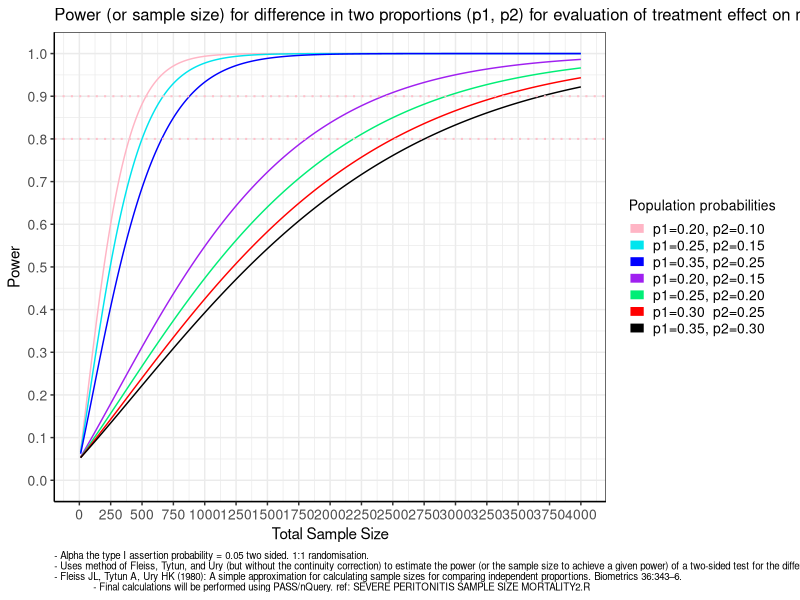
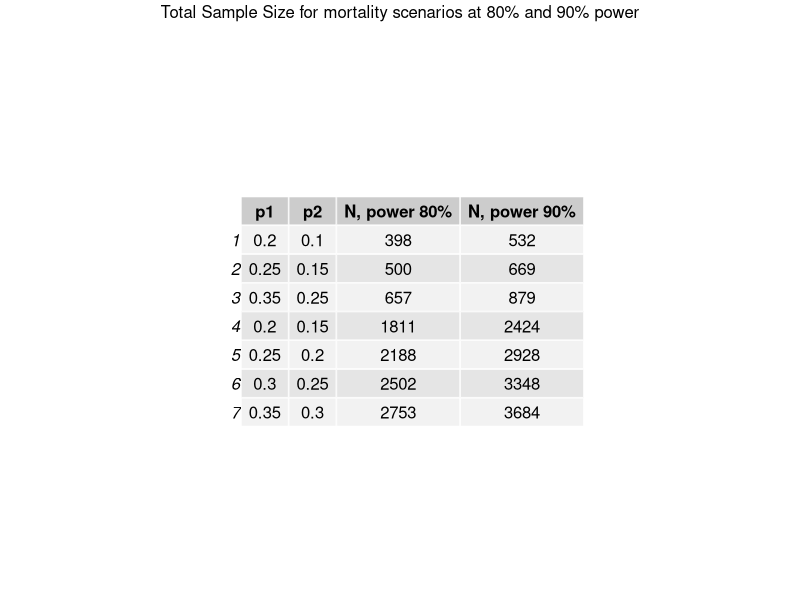

Recreate these plots in R, in order.
# Eamonn extended proportions plot to show sample sizes needed for small differences 20Feb2024

# proportions ----------------------------------------------------------------------------
#https://www.r-bloggers.com/2009/02/r-good-practice-%e2%80%93-adding-footnotes-to-graphics/
rm(list=ls())
library(rms)
library(ggplot2)
library(grid)

## this version has 0.3 v 0.25 added at customer request


makeFootnote <- function(footnoteText=
                           format(Sys.time(), "%d %b %Y"),
                         size= .7, color= grey(.5))
{
  require(grid)
  pushViewport(viewport())
  grid.text(label= footnoteText ,
            x = unit(1,"npc") - unit(2, "mm"),
            y= unit(2, "mm"),
            just=c("right", "bottom"),
            gp=gpar(cex= size, col=color))
  popViewport()
}


makeFootnoteL <- function(footnoteText=
                            format(Sys.time(), "%d %b %Y"),
                          size= .7, color= grey(.5))
{
  require(grid)
  pushViewport(viewport())
  grid.text(label= footnoteText ,
            x = unit(1,"npc") - unit(250, "mm"),
            y= unit(2, "mm"),
            just=c("left", "bottom"),
            gp=gpar(cex= size, col=color))
  popViewport()
}





# Define the parameters of the power calculation
alpha <- 0.05

#ration <- 1/3

# Calculate the power for a range of sample sizes
sample_sizes <- seq(10, 4000, by = 10)
power_values_1 <- bpower(n = sample_sizes, p1 = .2, p2 = .15, alpha = alpha)
power_values_2 <- bpower(n = sample_sizes, p1 = .2, p2 = .10, alpha = alpha)

power_values_5 <- bpower(n = sample_sizes, p1 = .25, p2 = .20, alpha = alpha)
power_values_6 <- bpower(n = sample_sizes, p1 = .25, p2 = .15, alpha = alpha)

power_values_3 <- bpower(n = sample_sizes, p1 = .35, p2 = .30, alpha = alpha)
power_values_4 <- bpower(n = sample_sizes, p1 = .35, p2 = .25,  alpha = alpha)

power_values_5b <- bpower(n = sample_sizes, p1 = .30, p2 = .25,  alpha = alpha)

# Create a data frame containing the sample sizes and power values
power_df <- data.frame(sample_size = sample_sizes, 
                       power_1 = power_values_1, 
                       power_2 = power_values_2,
                       power_3 = power_values_3, 
                       power_4 = power_values_4,
                       power_5 = power_values_5, 
                       power_5b = power_values_5b, 
                       power_6 = power_values_6
)
 


 

x <- reshape2::melt(power_df, id.vars="sample_size")
 
x$variable <- as.character(x$variable)

x$variable[x$variable == "power_1"] <- "p1=0.20, p2=0.15"
x$variable[x$variable == "power_2"] <- "p1=0.20, p2=0.10"
x$variable[x$variable == "power_3"] <- "p1=0.35, p2=0.30"
x$variable[x$variable == "power_4"] <- "p1=0.35, p2=0.25"
x$variable[x$variable == "power_5"] <- "p1=0.25, p2=0.20" 
x$variable[x$variable == "power_5b"]<- "p1=0.30  p2=0.25"
x$variable[x$variable == "power_6"] <- "p1=0.25, p2=0.15" 
  

legend_ord <- c("p1=0.20, p2=0.10",
                "p1=0.25, p2=0.15",
                "p1=0.35, p2=0.25",
                "p1=0.20, p2=0.15",
                "p1=0.25, p2=0.20",
                "p1=0.30  p2=0.25",
                "p1=0.35, p2=0.30"
)

 
all <-ggplot(x, aes(x = sample_size, y = value, #linetype=ratio,
                    #group = interaction(ratio, variable),
                    group = variable ,
                    colour = variable)) +
  geom_line() +
   
  scale_color_manual(breaks=legend_ord, values= c(
    
    "p1=0.20, p2=0.10" ="pink1", 
    "p1=0.25, p2=0.15" ="turquoise2",
    "p1=0.35, p2=0.30" ="black",
    "p1=0.20, p2=0.15" ="purple",
    "p1=0.25, p2=0.20" ="springgreen2",      
    "p1=0.30  p2=0.25" ="red", 
    "p1=0.35, p2=0.25" ="blue" 
    
    
  )) + 
  
   
 
  scale_y_continuous(breaks = seq(0, 1, by = 0.1),  limits = c(0,1)) +
  scale_x_continuous(breaks = seq(0,4000,250), limits = c(0,4000)) +
  theme_bw() +
  #  theme(legend.position="none") +
  theme( 
    plot.title=element_text(size = 12), plot.margin = unit(c(5.5,12,5.5,5.5), "pt"),
    legend.text=element_text(size=10),
    legend.title=element_text(size=10),
    legend.position="right",
    
    legend.key.size = unit(12, "pt"),  # legend horizontal bar length
    
    axis.text.x  = element_text(size=10),
    axis.text.y  = element_text(size=10),
    axis.line.x = element_line(color="black"),
    axis.line.y = element_line(color="black"),
    plot.caption=element_text(hjust = 0, size = 7),
    strip.text.x = element_text(size = 16, colour = "black", angle = 0),
    axis.title.y = element_text(size = rel(1), angle = 90),
    axis.title.x = element_text(size = rel(1), angle = 0 ),
    
    
    strip.background = element_rect(colour = "black", fill = "white"),
    panel.background = element_rect(fill = 'white', colour = 'white'),
    plot.background = element_rect(fill = 'white', colour = 'white')
  ) +
  
  geom_hline(yintercept=c(.8,.9), linetype="dotted", 
             color = "pink", linewidth=.7, alpha =1) +
  
  
  labs(y="Power", x = 'Total Sample Size', color = "Population probabilities", linetype="Ratio p1:p2" )+
  labs(caption = paste("- Alpha the type I assertion probability = 0.05 two sided. 1:1 randomisation.\n- Uses method of Fleiss, Tytun, and Ury (but without the continuity correction) to estimate the power (or the sample size to achieve a given power) of a two-sided test for the difference in two proportions. \n- Fleiss JL, Tytun A, Ury HK (1980): A simple approximation for calculating sample sizes for comparing independent proportions. Biometrics 36:343–6.\n             - Final calculations will be performed using PASS/nQuery. ref: SEVERE PERITONITIS SAMPLE SIZE MORTALITY2.R" )) +
  ggtitle(paste0("Power (or sample size) for difference in two proportions (p1, p2) for evaluation of treatment effect on mortality rate.") ) 


#https://stackoverflow.com/questions/15059093/ggplot2-adjust-the-symbol-size-in-legends
all <- all + guides(color = guide_legend(override.aes = list(linewidth = 3 )))

all



pdf("Mortality reduction proportions2.pdf", width=10, height=6) # open an appropriate graphics device
print(all)
makeFootnote(paste(Sys.Date() )) 
makeFootnoteL("Page 1 of 2") 
dev.off()
 
#----------------------------------------------------------------------------------------------------
##prepare a table of power and N
 
y<- x<- matrix(NA, 7,4)

p1 <- c(0.2,0.25, 0.35, 0.2, 0.25, 0.3,0.35)
p2 <- c(0.1,0.15, 0.25, 0.15, 0.2, 0.25,0.30)


for (i in 1:length(p1)) {
  
  pow<- 0.8
  
  r <- bsamsize(p1=p1[i], p2=p2[i], fraction=.5, alpha=.05, power=0.8)
  
  x[i,1] <- p1[i] 
  x[i,2] <- p2[i]
  x[i,4] <- ceiling(sum(r))
  x[i,3] <- 0.8
  
  r <- bsamsize(p1=p1[i], p2=p2[i], fraction=.5, alpha=.05, power=0.9)
  
  y[i,1] <- p1[i] 
  y[i,2] <- p2[i]
  y[i,4] <- ceiling(sum(r))
  y[i,3] <- 0.9
  
}

res <-as.data.frame(rbind(x,y))
names(res) <- c("p1","p2","power", "Total sample size")
 
A <- res[res$power == 0.8,]
B <- res[res$power == 0.9,]

names(A) <- c("p1", "p2", "power", "N, power 80%")
A$power <- NULL
names(B) <- c("p1", "p2", "power", "N, power 90%")
B$power <- NULL
 
# maintains order
res <- plyr::join(A,B)



require(gridExtra)
tab <- tableGrob(res)

tab <- grid.arrange(top="Total Sample Size for mortality scenarios at 80% and 90% power", tableGrob(res))

pdf("power table.pdf", width=10, height=6)
grid.arrange(tab)
makeFootnote(paste(Sys.Date() )) 
makeFootnoteL("Page 2 of 2") 
dev.off()


# 
qpdf::pdf_combine(input = c("Mortality reduction proportions2.pdf" ,
                          "power table.pdf"),
                    output = "20240229_Power_sample_size_request.pdf")  
# 


g <- all + annotation_custom(tableGrob(res, rows=NULL,
                                        theme = ttheme_default(base_size = 8)), 
xmin=2500, xmax=4000, ymin=0, ymax=0.4)


#----------------------------------------------------------------------------------------------------


pdf("test.pdf", width=10, height=6) # open an appropriate graphics device
print(g)
makeFootnote(paste(Sys.Date() )) 
makeFootnoteL("Page 1 of 2") 
dev.off()


g <-   ttheme_default(base_size = 8,
                                      core=list(
                                        fg_params = list(col = c("black","black","white",
                                                                 "white","black","white","white")),
                                      
                                        bg_params = 
                                  list(fill=c("pink1","turquoise2","blue"
                                              ,"purple","springgreen2",      
                                              "red","black"  ))
                                      )
                                      
                                      )

all2 <- all + theme(legend.position = "none")

gg <- all2+ annotation_custom(tableGrob(res, rows=NULL,
                                      theme = g), 
                            xmin=2750, xmax=4250, ymin=0, ymax=0.4)

pdf("test.pdf", width=10, height=6) # open an appropriate graphics device
print(gg)
makeFootnote(paste(Sys.Date() )) 
makeFootnoteL("Page 1 of 2") 
dev.off()
                    
#----------------------------------------------------------------------------------------------------

                    
                    
# 
# 
# #-survival--------------------------------------------------------------------------------
# 
# require(survival)
# 
# # just dealing with events
# 
# 
# n<-400
# 
# # just need this
# A <- gsDesign::nEvents(hr = .5, n = seq(10,n, 1 ), tbl = TRUE , alpha=.05, sided =2)
# B <- gsDesign::nEvents(hr = .7, n = seq(10,n, 1 ), tbl = TRUE , alpha=.05, sided =2)
# 
# # 1:2 ratio
# C <- gsDesign::nEvents(hr = .5, n = seq(10,n, 1 ), tbl = TRUE , alpha=.05, sided =2, ratio =2)
# D <- gsDesign::nEvents(hr = .7, n = seq(10,n, 1 ), tbl = TRUE , alpha=.05, sided =2, ratio =2)
# 
# 
# x <- rbind(A,B,C,D)
# x$ratio <- factor(x$ratio)
# x$hr <- factor(x$hr)
# 
# all <-ggplot(x, aes(x = n, y = Power, linetype=ratio,
#                     group = interaction(ratio, hr),
#                     colour = hr)) +
#   geom_line() +
#   scale_color_manual(labels = c("HR=0.5\n(50% reduction)", "HR=0.7\n(30% reduction)"
#                                 
#   ), values = c("red", "green", "blue", "purple")) +
#   
#   scale_linetype_manual(values=c("solid",   "dashed")) +
#   
#   scale_y_continuous(breaks = seq(0, 1, by = 0.1),  limits = c(0,1)) +
#   scale_x_continuous(breaks = seq(0,n,50), limits = c(0,n)) +
#   theme_bw() +
#   #  theme(legend.position="none") +
#   theme( 
#     plot.title=element_text(size = 12), plot.margin = unit(c(5.5,12,5.5,5.5), "pt"),
#     legend.text=element_text(size=10),
#     legend.title=element_text(size=10),
#     legend.position="right",
#     
#     legend.key.size = unit(12, "pt"),  # legend horizontal bar length
#     
#     
#     axis.text.x  = element_text(size=10),
#     axis.text.y  = element_text(size=10),
#     axis.line.x = element_line(color="black"),
#     axis.line.y = element_line(color="black"),
#     plot.caption=element_text(hjust = 0, size = 7),
#     strip.text.x = element_text(size = 16, colour = "black", angle = 0),
#     axis.title.y = element_text(size = rel(1), angle = 90),
#     axis.title.x = element_text(size = rel(1), angle = 0 ),
#     
#     
#     strip.background = element_rect(colour = "black", fill = "white"),
#     panel.background = element_rect(fill = 'white', colour = 'white'),
#     plot.background = element_rect(fill = 'white', colour = 'white')
#   ) +
#   
#   
#   labs(y="Power", x = 'Total Number of events', color = "Hazard ratio", linetype="Ratio" )+
#   #labs(caption = "- Alpha the type I assertion probability = 0.05, (note total number of patients requires information on accrual and total follow up times) \n- Uses method of Schoenfeld two-sided test for the ratio of two hazards. \n- Schoenfeld DA. Sample-size formula for the proportional-hazards regression model. Biometrics 1983;39:499-503.\n- Ratio of experimental to control sample size where 'experimental' is the same as the group with hazard represented in the numerator of the hazard ratio  ") +
#   labs(caption = paste("- Alpha the type I assertion probability = 0.05 two sided, (total number of patients requires information on accrual and total follow up times). Ratio 2 pertains to larger sample in experimental arm \n- Uses method of Schoenfeld two-sided test for the ratio of two hazards. Assuming exponential hazards.\n- Schoenfeld DA. Sample-size formula for the proportional-hazards regression model. Biometrics 1983;39:499-503.\n" )) +
#   
#   ggtitle(paste0("Endpoint option 2. Power (or number of events) for hazard ratio, for the evaluation of LOS in ICU \n(baseline ICU of 8 days and the evaluation of 50% and 30% reduction in LOS)") ) 
# 
# 
# #https://stackoverflow.com/questions/15059093/ggplot2-adjust-the-symbol-size-in-legends
# all <- all + guides(color = guide_legend(override.aes = list(linewidth = 3 )))
# 
# all
# 
# 
# pdf("Endpoint option 2 ICU LOS based on time to event approach.pdf", width=10, height=6) # open an appropriate graphics device
# print(all)
# makeFootnote(paste(Sys.Date() )) 
# makeFootnoteL("Page 2 of 3") 
# dev.off()
# 
# 
# 
# 
# 
# 
# 
# 
# 
# 
# 
# #-----------------------------------MEANS
# #background, where I get SD from
# 
# # from paper
# p2 <- c( rep(43*.5/352, 2),  rep(77*.5/352, 2)  , rep(89*.5/352, 2)  , rep(65*.5/352, 2)  , rep(33*.5/352, 2) ,
#          rep(24*.5/352, 2) , rep(21*(1/13)/352, 13)   )
# 
# X <- rep(0 : 24, 352 * p2)
# c(mean=mean(X), median=median(X)) # mean is lower than 8
# sd(X)
# #------------------------------------------------------------------
# 
# #using harrel code pomodm, transform to higher baseline mean in keeping with request
# 
# ip <- function(ep) {
#   p <- c(-diff(ep), ep[length(ep)])
#   if (abs(sum(p) - 1) > 1e-07) 
#     stop("logic error")
#   p
# }
# 
# cp <- function(p) c(1, 1 - cumsum(p)[-length(p)])
# 
# pmod <- function(p, or) {
#   ep <- cp(p)
#   ep <- plogis(qlogis(ep) + log(or))
#   ip(ep)
# }
# 
# # new baseline mean 8, px
# px <- pmod(p2, or=2.7269)  # new baseline
# X <- rep(0 : 24, 100000 * px)
# c(mean=mean(X), median=median(X))
# sd(X)
# 
# #-----------start
# n= seq(3,75, 1)
# 
# sdx <- sd(X)
# 
# res = matrix(NA, length(n), 5)
# 
# sofamean2 <- function(u0, u1, sd, ratio=1){
#   
#   for (i in 1: length(n)) {
#     
#     zz <- MESS::power_t_test(n=n[i], sd=sd, power=NULL, ratio=ratio, sd.ratio=1, delta=u0-u1)
#     
#     res[i,] <- c( u0, u1 , round(zz$power,3), zz$n[1], zz$n[2])
#     
#   }
#   
#   
#   res <- data.frame(res)
#   names(res) <- c( "u0", "u1","power" , "n1", "n2")
#   return(res)
#   
#   
# }
# 
# A <-  sofamean2(u0=5, u1=8, sd=sdx,  ratio=1)
# B <-  sofamean2(u0=4, u1=8, sd=sdx,  ratio=1)
# C <-  sofamean2(u0=3, u1=8, sd=sdx,  ratio=1)
# D <-  sofamean2(u0=5, u1=8, sd=sdx,  ratio=2)
# E <-  sofamean2(u0=4, u1=8, sd=sdx,  ratio=2)
# F <-  sofamean2(u0=3, u1=8, sd=sdx,  ratio=2)
# 
# 
# 
# res <- rbind(A, B , C, D, E, F) 
# 
# 
# #----------------------------------------------------------------------------------
# 
# # mean(rep(0 : 24, 100000 * pmod(px, or=c(OR))))
# 
# x <- res
# 
# x$ratio <- ifelse(is.na(res$n2), "1:1","2:1")
# 
# x$n2 <- ifelse(is.na(x$n2), x$n1, x$n2)
# 
# 
# x$n <- rowSums( cbind (x$n1 ,x$n2), na.rm=TRUE)
# 
# 
# x$ratio <- factor(x$ratio)
# x$OR <- factor(paste(x$u0, "->",x$u1))
# 
# 
# all <-ggplot(x, aes(x = n, y = power, linetype=ratio,
#                     group = interaction(ratio, OR),
#                     colour = OR)) +
#   geom_line() +
#   scale_color_manual(labels = c("Mean SOFA 8->3", "Mean SOFA 8->4", "Mean SOFA 8->5"
#                                 
#                                 
#   ), values = c("red", "green", "blue")) +
#   
#   scale_linetype_manual(values=c("solid",   "dashed")) +
#   
#   
#   #  geom_vline(xintercept = seq(0, 700, by = 50),  col = "gray", linetype = "solid",  linewidth = .25) +
#   #   geom_hline(yintercept = seq(0, 1, by = 0.1), col = "gray", linetype = "solid",  linewidth = .25) +
#   
#   scale_y_continuous(breaks = seq(0, 1, by = 0.1),  limits = c(0,1)) +
#   scale_x_continuous(breaks = seq(0,150,10), limits = c(0,150)) +
#   theme_bw() +
#   #  theme(legend.position="none") +
#   theme( 
#     plot.title=element_text(size = 12), plot.margin = unit(c(5.5,12,5.5,5.5), "pt"),
#     legend.text=element_text(size=10),
#     legend.title=element_text(size=10),
#     legend.position="right",
#     
#     legend.key.size = unit(12, "pt"),  # legend horizontal bar length
#     # legend.key.height = unit(0.1, "mm"),
#     
#     
#     
#     #  legend.key.width = unit(5, "pt"),
#     #legend.title = element_text(size = 16),
#     #legend.text = element_text(size = 12),
#     # legend.key.size = unit(.2, "cm"),
#     
#     
#     
#     axis.text.x  = element_text(size=10),
#     axis.text.y  = element_text(size=10),
#     axis.line.x = element_line(color="black"),
#     axis.line.y = element_line(color="black"),
#     plot.caption=element_text(hjust = 0, size = 7),
#     strip.text.x = element_text(size = 16, colour = "black", angle = 0),
#     axis.title.y = element_text(size = rel(1), angle = 90),
#     axis.title.x = element_text(size = rel(1), angle = 0 ),
#     # panel.grid.major.x = element_line(color = "grey80", linetype="dotted", linewidth = 1),
#     # panel.grid.major.y = element_line(color = "grey80", linetype="dotted", linewidth = 1),
#     # strip.background = element_rect(colour = "black", fill = "#ececf0"),
#     # panel.background = element_rect(fill = '#ececf0', colour = '#ececf0'),
#     # plot.background = element_rect(fill = '#ececf0', colour = '#ececf0')
#     
#     strip.background = element_rect(colour = "black", fill = "white"),
#     panel.background = element_rect(fill = 'white', colour = 'white'),
#     plot.background = element_rect(fill = 'white', colour = 'white')
#   ) +
#   # geom_hline(yintercept=1,  coloaur="#008000", linetype="solid") +
#   
#   # labs(y="Power", x = 'Total Sample Size', color = "Population probabilities") +  
#   
#   labs(y="Power", x = 'Total sample size', color = "Total sample size", linetype="Ratio p1:p2" )+
#   labs(caption = paste("- Alpha the type I assertion probability = 0.05 two sided. Ratio 2:1 pertains to larger sample in experimental arm\n- SD and mean informed from, SOFA baseline distribution Fig 1a JAMA 10 Oct 2001 Vol 286,14 'Serial Evaluation of the SOFA Score...'\n- The SOFA score is an ordinal score from 0-24. Power/sample size is based on ttest and assuming normal distributed means due to central limit theorem.\n" )) +  
#   
#   # labs(caption = c(as.character(Sys.Date()),
#   #                  "My caption")) + 
#   
#   ggtitle(paste0("Endpoint option 3. Power (or sample size) for SOFA score (difference in means)") ) 
# 
# 
# #https://stackoverflow.com/questions/15059093/ggplot2-adjust-the-symbol-size-in-legends
# all <- all + guides(color = guide_legend(override.aes = list(linewidth = 3 )))
# 
# all
# 
# 
# 
# pdf("Endpoint option 3 SOFA score reduction based on means.pdf", width=10, height=6) # open an appropriate graphics device
# print(all)
# makeFootnote(paste(Sys.Date() )) 
# makeFootnoteL("Page 3 of 3") 
# dev.off()
# 
# 
# 
# 
# txt1 <-  c("A note on study design, sample size and power")
# 
# txt2 <-  c("When designing studies the Type II error is often referred to as the sponsor’s risk as it is upon the sponsor that the cost of this error falls. Often,
# instead of referring to the Type II error, reference is made to the power of a study. The power is the probability that we will detect a difference of a specified size,
# if there is one. That is, it is the probability of not making a Type II error. The power, therefore, is probability of accepting the alternative hypothesis when it is true.\n
# [Julious, Steven An introduction to statistics in early phase trials / Steven Julious, David Machin, Say Beng Tan.3.2.3 TYPE I AND TYPE II ERROR]")
# 
# txt3 <-  c("An issue with sample size calculations for early phase trials, is that, by definition, we often have very little information on which to base the sample size calculation.
# Most studies use established values for alpha of 5% (rarely higher) and power of 80% (occasionally 90%). Note, moving from 90% to 80% power does not seem \nsuch a great step to make, but in effect we are doubling the Type II error for a modest actual reduction (around 25%) in the sample size.\n 
# [Julious, Steven An introduction to statistics in early phase trials Steven Julious, David Machin, Say Beng Tan. p39]")
# 
# txt4 <-  c("The FDA's draft guidance on power for phase III clinical trials is as follows: \n\n'The power of a phase III clinical trial should be sufficient to detect a clinically meaningful difference in efficacy between the investigational drug and \nthe control treatment. In general, a power of 80% or higher is considered to be adequate. However, the specific power level required will depend on the 
# nature of the disease being treated, the expected treatment effect size, and the acceptable risk of false positives.'\n") 
# 
# txt5 <-  c("Note that the FDA will usually require that two phase III trials are ‘significant’, the two-trials rule (Although the FDA may permit exceptions). 
# The probability of type II error (1-Power) is conventionally set at 10% to 20%; \nit is in the sponsor’s interest to keep this figure as low as feasible especially in the case of trials that are difficult or impossible to repeat. \n
# [Statistical Issues in Drug Development Second Edition Stephen Senn 12.2.8 The two-trials rule;  https://www.fda.gov/media/172166/download]\n")
# 
# txt6 <-  c("\nCont'd\n\nStephen Senn makes the point that 'Studies are often designed or claimed to have 80% power against a key alternative when using a 0.05 significance level, 
# although in execution often have less power due to unanticipated problems such as low subject recruitment. \nThus, if the alternative is correct and the actual power of two studies is 80%, the chance that the studies will both show P<0.05 will at best be only 0.80(0.80) = 64%; 
# furthermore, the chance that one study shows P < 0.05 and the other does not (and thus will be misinterpreted as showing conflicting results) 
# is 2(0.80)0.20 = 32% or about 1 chance in 3.\n 
# [https://link.springer.com/content/pdf/10.1007/s10654-016-0149-3.pdf]")
# 
# txt7 <-  c("FDA have stated 'Typically, the number of subjects in Phase 2 studies ranges from a few dozen to about 300' and Ph III 'The number of subjects usually ranges from \nseveral hundred to about 3,000 people'. \n\nSenn again, 'If many successful trials of a given type have been run in a given indication, then the typical size of such a trial gives a good indication of what is likely to be \nsuccessful'.\n 
# [https://www.fda.gov/drugs/information-consumers-and-patients-drugs/fdas-drug-review-process-ensuring-drugs-are-safe-and-effective, \nhttps://www.fda.gov/media/82381/download]")
# 
# txt8 <-  c("Footnote:  Concepts used in designing clinical trials: \n\nA type I error is committed by rejecting the null hypothesis when it is true and a type II error is committed by
# rejecting the alternative hypothesis when it is true. The probability of not committing a type II error, given that the alternative hypothesis is true, \nis referred to as the power of the test.")
# 
# # pdf("Note.pdf", width=10, height=6)
# # print(txt)
# # makeFootnote(paste(Sys.Date() )) 
# # makeFootnoteL("Page 1 of 4") 
# # dev.off()
# #  
# 
# cexx <- .6
# pdf("Note.pdf", width=10, height=6)
# #pdf("Note.pdf", paper="a4")
# plot.new()
# text(0, 1, txt1, font=4, cex=cexx, col="black", pos = 4)
# text(0, .8, txt2, font=4, cex=cexx, col="black", pos = 4)
# text(0, .6, txt3, font=4, cex=cexx, col="black", pos = 4)
# text(0, .4 ,txt4, font=4, cex=cexx, col="black", pos = 4)
# text(0, .2 ,txt5, font=4, cex=cexx, col="black", pos = 4)
# #text(0, .1, txt6, font=4, cex=cexx, col="black", pos = 4)
# makeFootnote(paste(Sys.Date() )) 
# makeFootnoteL("Page 1 of 5") 
# dev.off()
# 
# cexx <- .6
# pdf("Note2.pdf", width=10, height=6)
# #pdf("Note.pdf", paper="a4")
# plot.new()
# #text(0, .8 ,txt5, font=4, cex=cexx, col="black", pos = 4)
# text(0, .8, txt6, font=4, cex=cexx, col="black", pos = 4)
# text(0, .5, txt7, font=4, cex=cexx, col="black", pos = 4)
# #text(0, .2, txt8, font=4, cex=cexx, col="black", pos = 4)
# makeFootnote(paste(Sys.Date() )) 
# makeFootnoteL("Page 2 of 5") 
# dev.off()
# 
# 
# 
# 
# 
# 
# 
# 
# 
# qpdf::pdf_combine(input = c("Endpoint option 1 mortality reduction proportions.pdf",
#                             "Endpoint option 2 ICU LOS based on time to event approach.pdf" ,
#                             "Endpoint option 3 SOFA score reduction based on means.pdf"),
#                   output = "20240220_Power_sample_size_request.pdf")  
# 
